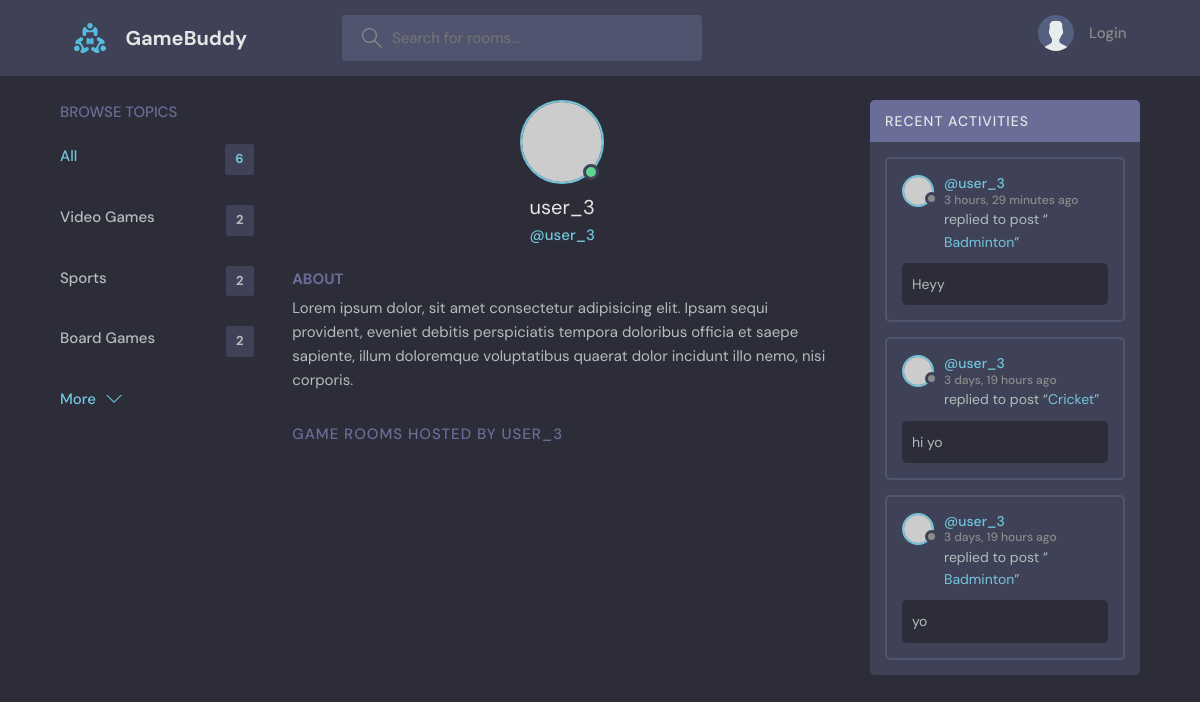
Before: /user_profile/user_3/ with the older database file.
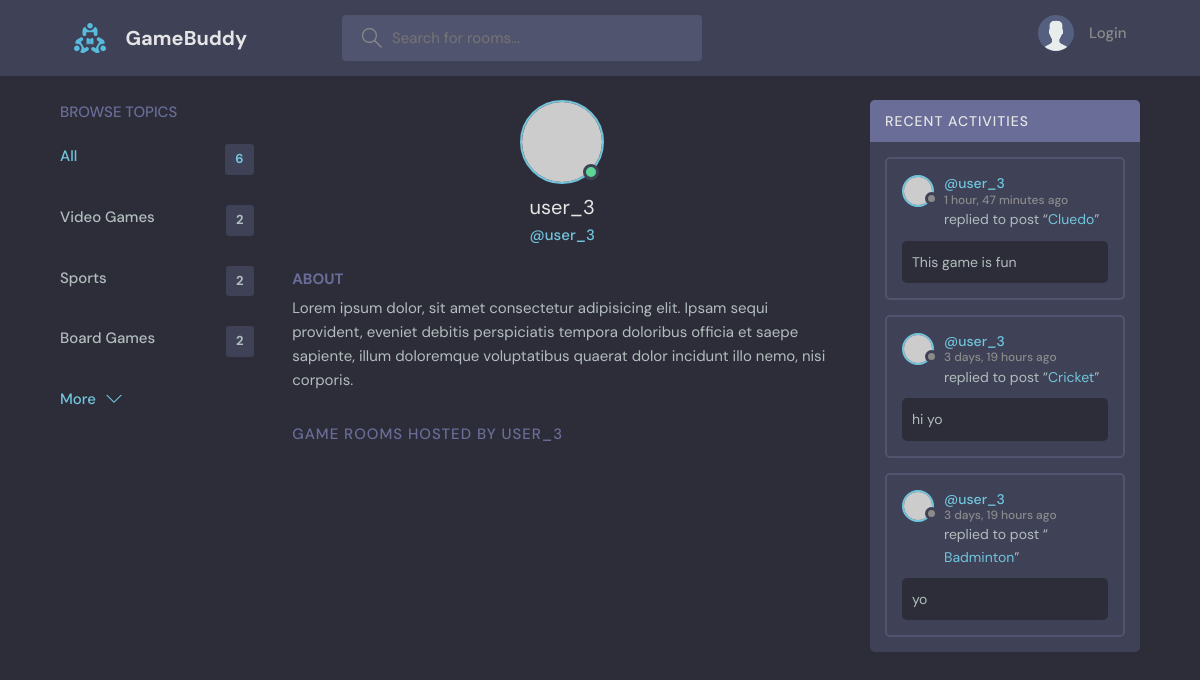
After: the same page with the newer database file.
### base/models.py (models this page shows, shortened)
class Topic(models.Model):
    name = models.CharField(max_length=200)

class Message(models.Model):
    user = models.ForeignKey(User, on_delete=models.CASCADE, default='amanssi')
    room = models.ForeignKey(Room, on_delete=models.CASCADE, )
    body = models.TextField()
    updated = models.DateTimeField(auto_now=True)
    created = models.DateTimeField(auto_now_add=True)
    def __str__(self):
        return self.body[:50]

class Room(models.Model):
    host = models.ForeignKey(User, on_delete=models.CASCADE, null=True)
    topic = models.ForeignKey(Topic, on_delete=models.CASCADE, null=True)
    name = models.CharField(max_length=200)
    description = models.TextField(null=True, blank=True)
    participants = models.ManyToManyField(User, related_name='participants', blank=True)
    updated = models.DateTimeField(auto_now=True)
    created = models.DateTimeField(auto_now_add=True)
    class Meta:
        ordering = ['-updated', '-created']
    def __str__(self):
        return self.name

### base/views.py (the view)
# urls.py: path('user_profile/<str:pk>/', views.userProfile, name="userProfile_name"),
def userProfile(request, pk):
    curUser=User.objects.get(username=pk)
    curUser_messages=curUser.message_set.all().order_by('-created')
    curUser_rooms=curUser.room_set.all()
    topics=Topic.objects.filter()
    context={'curUser':curUser, 'allMessages':curUser_messages, 'rooms':curUser_rooms, 'topics':topics, 'rooms_count':Room.objects.filter().count()}
    return render(request, 'base/user_profile.html', context)

### base/templates/base/user_profile.html (shortened to what this page needs)
{% extends 'main.html' %}
{% block content %}
<main class="profile-page layout layout--3">
  <div class="container">
    {% include 'base/topicsComponent.html' %}
    <div class="roomList">
      <div class="profile">
        <div class="profile__avatar">
          <div class="avatar avatar--large active">
            <img src="https://randomuser.me/api/portraits/men/11.jpg" />
          </div>
        </div>
        <div class="profile__info">
          <h3>{{curUser.username}}</h3>
          <p>@{{curUser.username}}</p>
        </div>
        <div class="profile__about">
          <h3>About</h3>
          <p>
            Lorem ipsum dolor, sit amet consectetur adipisicing elit. Ipsam sequi provident, eveniet debitis perspiciatis tempora doloribus officia et saepe sapiente, illum doloremque voluptatibus quaerat dolor incidunt illo nemo, nisi corporis.
          </p>
        </div>
      </div>
      <div class="roomList__header">
        <div>
          <h2>Game Rooms Hosted by {{curUser.username}}</a>
          </h2>
        </div>
      </div>
    </div>
    <div class="activities">
      <div class="activities__header">
        <h2>Recent Activities</h2>
      </div>
      {% include 'base/activityComponent.html' %}
    </div>
  </div>
</main>
{% endblock content %}

### base/templates/base/topicsComponent.html
<div class="topics">
    <div class="topics__header">
      <h2>Browse Topics</h2>
    </div>
    <ul class="topics__list">
      <li>
        <a href="{% url 'home_name' %}" class="active">All <span>{{rooms_count}}</span></a>
      </li>
      {% for topic in topics %}
      <li>
        <a href="{% url 'home_name' %}?query={{topic.name}}">{{topic.name}}<span>{{topic.room_set.all.count}}</span></a>
      </li>
      {% endfor %}
    </ul>
    <a class="btn btn--link" href="{% url 'topics_name' %}">
      More
      <svg version="1.1" xmlns="http://www.w3.org/2000/svg" width="32" height="32" viewBox="0 0 32 32">
        <title>chevron-down</title>
        <path d="M16 21l-13-13h-3l16 16 16-16h-3l-13 13z"></path>
      </svg>
    </a>
  </div>

### base/templates/base/activityComponent.html (shortened to what this page needs)
{% for message in allMessages %}
<div class="activities__box">
    <div class="activities__boxHeader roomListRoom__header">
      <a href="{% url 'userProfile_name' message.user.username %}" class="roomListRoom__author">
        <div class="avatar avatar--small">
          <img src="https://randomuser.me/api/portraits/women/11.jpg" />
        </div>
        <p>
          @{{message.user}}
          <span>{{message.created|timesince}} ago</span>
        </p>
      </a>
    </div>
    <div class="activities__boxContent">
      <p>replied to post “<a href="{% url 'room_name' message.room.id %}">{{message.room}}</a>”</p>
      <div class="activities__boxRoomContent">
        {{message}}
      </div>
    </div>
  </div>
{% endfor %}

Changed rows visible on the page:
removed Message: user "user_3", created "3 hours, 29 minutes", room "Badminton", body "Heyy"
added Message: user "user_3", created "1 hour, 47 minutes", room "Cluedo", body "This game is fun"
